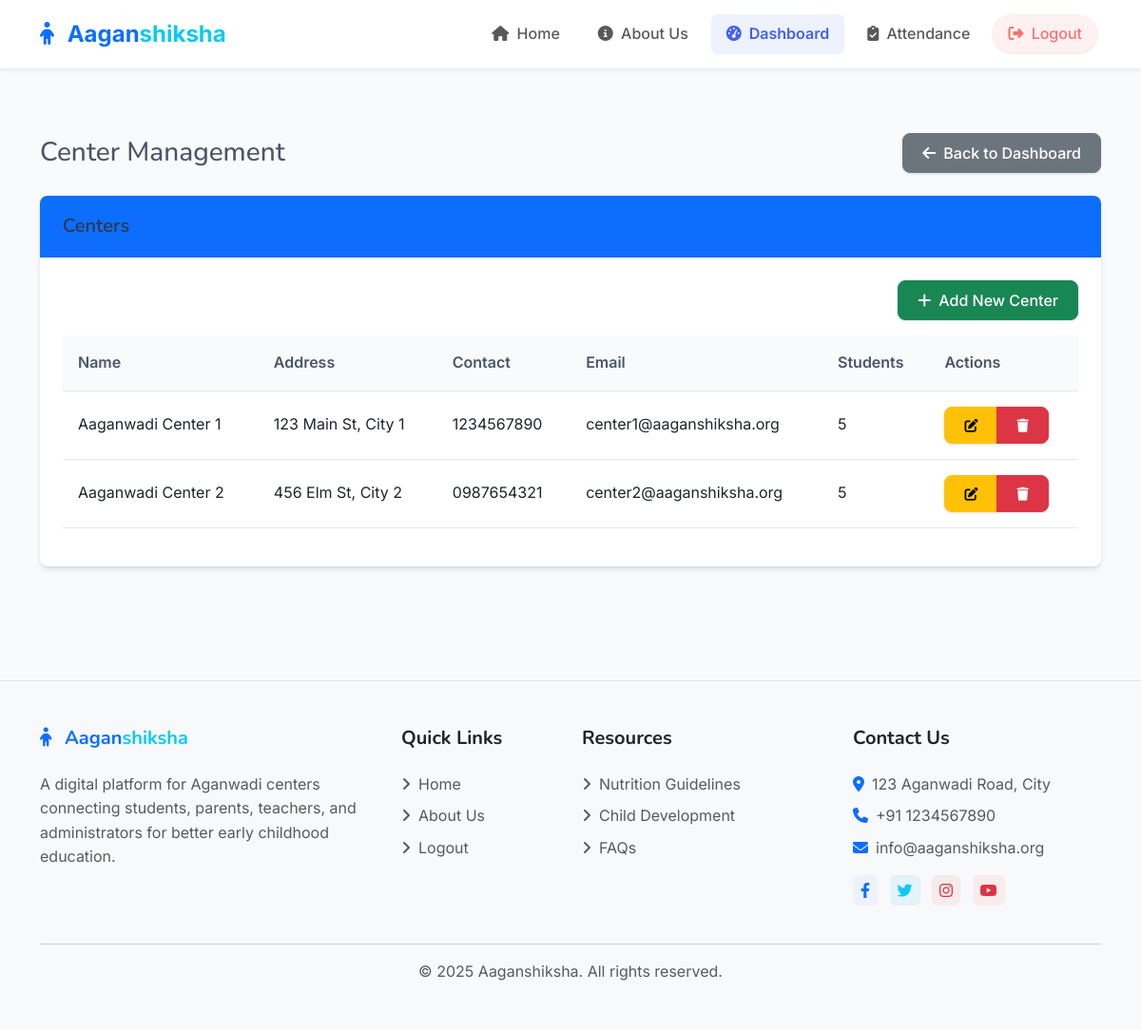
The page /admin/centers (signed in) on the database its author committed.
### models.py (models this page shows)
class Center(db.Model):
    id = db.Column(db.Integer, primary_key=True)
    name = db.Column(db.String(100), nullable=False)
    address = db.Column(db.String(200), nullable=False)
    contact_number = db.Column(db.String(15))
    email = db.Column(db.String(120))
    created_at = db.Column(db.DateTime, default=datetime.utcnow)
    students = db.relationship('Student', backref='center', lazy=True)
    inventory_items = db.relationship('Inventory', backref='center', lazy=True)

### routes/admin.py (the view)
@admin_bp.route('/centers')
@login_required
@admin_required
def centers():
    centers = Center.query.all()
    return render_template('admin/centers.html', centers=centers)

### app.py (called while the page is built)
@app.context_processor
def inject_csrf_token():
    return dict(csrf_token=generate_csrf)

@login_manager.user_loader
def load_user(user_id):
    return User.query.get(int(user_id))

### routes/admin.py (called while the page is built)
def admin_required(f):
    @wraps(f)
    def decorated_function(*args, **kwargs):
        if not current_user.is_authenticated or current_user.role != 'admin':
            flash('You need to be an admin to access this page.', 'danger')
            return redirect(url_for('auth.login'))
        return f(*args, **kwargs)
    return decorated_function

### templates/admin/centers.html (shortened to what this page needs)
{% extends 'base.html' %}
{% block content %}
<div class="container py-4">
    <div class="d-flex justify-content-between align-items-center mb-4">
        <h1 class="h3 mb-0">Center Management</h1>
        <a href="{{ url_for('admin.dashboard') }}" class="btn btn-secondary">
            <i class="fas fa-arrow-left me-2"></i>Back to Dashboard
        </a>
    </div>
    <div class="card mb-4">
        <div class="card-header bg-primary text-white">
            <h5 class="mb-0">
                {% if is_add %}
                    Add New Center
                {% elif is_edit %}
                    Edit Center
                {% else %}
                    Centers
                {% endif %}
            </h5>
        </div>
        <div class="card-body">
            {% if is_add or is_edit %}
                <form method="POST">
                    {{ form.hidden_tag() }}
                    <div class="mb-3">
                        <label class="form-label">Center Name</label>
                        {{ form.name(class="form-control") }}
                        {% if form.name.errors %}
                            <div class="text-danger">
                                {% for error in form.name.errors %}
                                    <small>{{ error }}</small>
                                {% endfor %}
                            </div>
                        {% endif %}
                    </div>
                    <div class="mb-3">
                        <label class="form-label">Address</label>
                        {{ form.address(class="form-control") }}
                        {% if form.address.errors %}
                            <div class="text-danger">
                                {% for error in form.address.errors %}
                                    <small>{{ error }}</small>
                                {% endfor %}
                            </div>
                        {% endif %}
                    </div>
                    <div class="row mb-3">
                        <div class="col-md-6">
                            <label class="form-label">Contact Number</label>
                            {{ form.contact_number(class="form-control") }}
                            {% if form.contact_number.errors %}
                                <div class="text-danger">
                                    {% for error in form.contact_number.errors %}
                                        <small>{{ error }}</small>
                                    {% endfor %}
                                </div>
                            {% endif %}
                        </div>
                        <div class="col-md-6">
                            <label class="form-label">Email</label>
                            {{ form.email(class="form-control") }}
                            {% if form.email.errors %}
                                <div class="text-danger">
                                    {% for error in form.email.errors %}
                                        <small>{{ error }}</small>
                                    {% endfor %}
                                </div>
                            {% endif %}
                        </div>
                    </div>
                    <div class="d-flex justify-content-between">
                        <a href="{{ url_for('admin.centers') }}" class="btn btn-secondary">Cancel</a>
                        {{ form.submit(class="btn btn-primary") }}
                    </div>
                </form>
            {% else %}
                <div class="d-flex justify-content-end mb-3">
                    <a href="{{ url_for('admin.add_center') }}" class="btn btn-success">
                        <i class="fas fa-plus me-2"></i>Add New Center
                    </a>
                </div>
                <div class="table-responsive">
                    <table class="table table-hover">
                        <thead>
                            <tr>
                                <th>Name</th>
                                <th>Address</th>
                                <th>Contact</th>
                                <th>Email</th>
                                <th>Students</th>
                                <th>Actions</th>
                            </tr>
                        </thead>
                        <tbody>
                            {% if centers %}
                                {% for center in centers %}
                                    <tr>
                                        <td>{{ center.name }}</td>
                                        <td>{{ center.address }}</td>
                                        <td>{{ center.contact_number }}</td>
                                        <td>{{ center.email }}</td>
                                        <td>{{ center.students|length }}</td>
                                        <td>
                                            <div class="btn-group btn-group-sm">
                                                <a href="{{ url_for('admin.edit_center', id=center.id) }}" class="btn btn-warning">
                                                    <i class="fas fa-edit"></i>
                                                </a>
                                                <button type="button" class="btn btn-danger" data-bs-toggle="modal" data-bs-target="#deleteModal{{ center.id }}">
                                                    <i class="fas fa-trash"></i>
                                                </button>
                                            </div>
                                        </td>
                                    </tr>
                                {% endfor %}
                            {% else %}
                                <tr>
                                    <td colspan="6" class="text-center">No centers found.</td>
                                </tr>
                            {% endif %}
                        </tbody>
                    </table>
                </div>
            {% endif %}
        </div>
    </div>
</div>
{% endblock %}

### static/css/style.css (style rules this page uses)
:root { --primary-color: #4361ee; --primary-light: #eef2ff; --secondary-color: #3f72af; --info-color: #3abff8; --success-color: #36d399; --warning-color: #fbbd23; --danger-color: #f87272; --light-color: #f8f9fa; --dark-color: #333333; --text-color: #4a5568; --border-radius: 0.5rem; --box-shadow: 0 4px 6px -1px rgba(0, 0, 0, 0.1), 0 2px 4px -1px rgba(0, 0, 0, 0.06); --transition: all 0.3s ease; }
body { min-height: 100vh; display: flex; flex-direction: column; font-family: 'Inter', -apple-system, BlinkMacSystemFont, 'Segoe UI', Roboto, Oxygen, Ubuntu, Cantarell, 'Open Sans', 'Helvetica Neue', sans-serif; color: var(--text-color); background-color: #f9fafb; line-height: 1.6; }
h1, h2, h3, h4, h5, h6 { font-family: 'Nunito', -apple-system, BlinkMacSystemFont, 'Segoe UI', Roboto, Oxygen, Ubuntu, Cantarell, 'Open Sans', 'Helvetica Neue', sans-serif; font-weight: 600; color: #2d3748; }
a { transition: var(--transition); }
.btn { border-radius: var(--border-radius); padding: 0.5rem 1.25rem; font-weight: 500; transition: var(--transition); box-shadow: 0 1px 3px rgba(0,0,0,0.12); }
.card { border: none; border-radius: var(--border-radius); box-shadow: var(--box-shadow); transition: var(--transition); overflow: hidden; }
.card-header { background-color: white; border-bottom: 1px solid rgba(0, 0, 0, 0.05); padding: 1.25rem 1.5rem; font-weight: 600; }
.card-body { padding: 1.5rem; }
.table { border-collapse: separate; border-spacing: 0; width: 100%; margin-bottom: 1rem; }
.table th { background-color: #f8fafc; font-weight: 600; padding: 1rem; text-align: left; color: #4a5568; border-bottom: 1px solid #e2e8f0; }
.table td { padding: 1rem; border-bottom: 1px solid #e2e8f0; vertical-align: middle; }

### rows shown on the page
Center: name "Aaganwadi Center 1", address "123 Main St, City 1", contact_number "1234567890", email "center1@aaganshiksha.org", students|length "5"
Center: name "Aaganwadi Center 2", address "456 Elm St, City 2", contact_number "0987654321", email "center2@aaganshiksha.org", students|length "5"

### other values the page prints
{{ current_year|default(2025) }} "2025"
